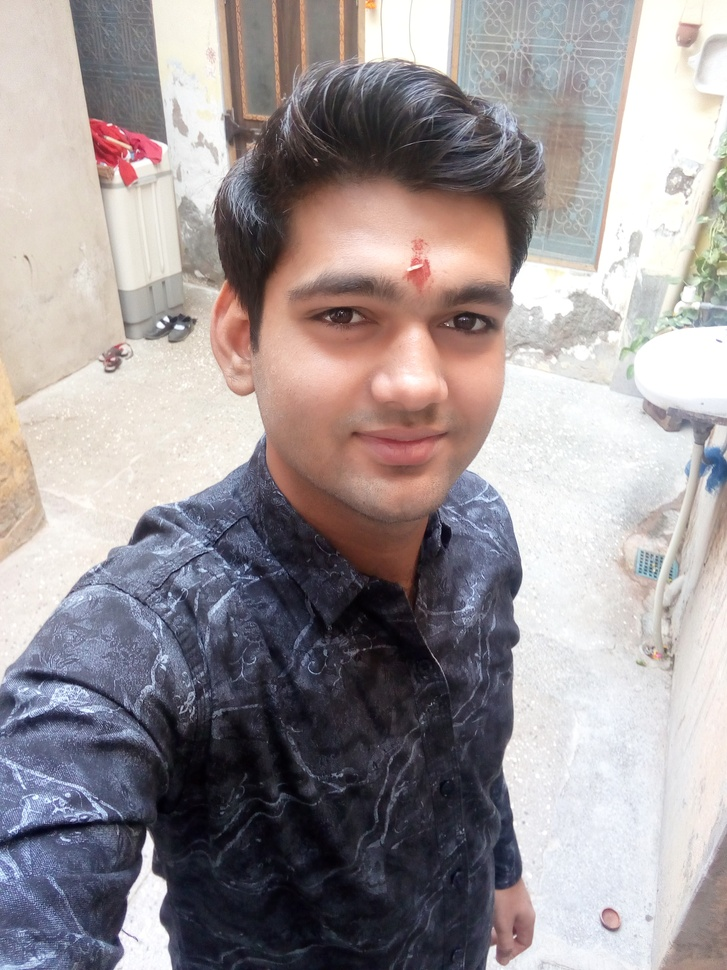
#> input picture myphoto.jpg, 727 x 970 px, shrunk from 2448 x 3264 before the run
$ python pencile_sketch.py
#> lines starting #> are read from the running program, lines starting #| are printed output that depends on the picture
import cv2

image=cv2.imread("myphoto.jpg")
#> image is the input picture: shape (970, 727, 3); mean B, G, R 151.4, 149.3, 157

# converting to grey
grey_img=cv2.cvtColor(image,cv2.COLOR_BGR2GRAY)
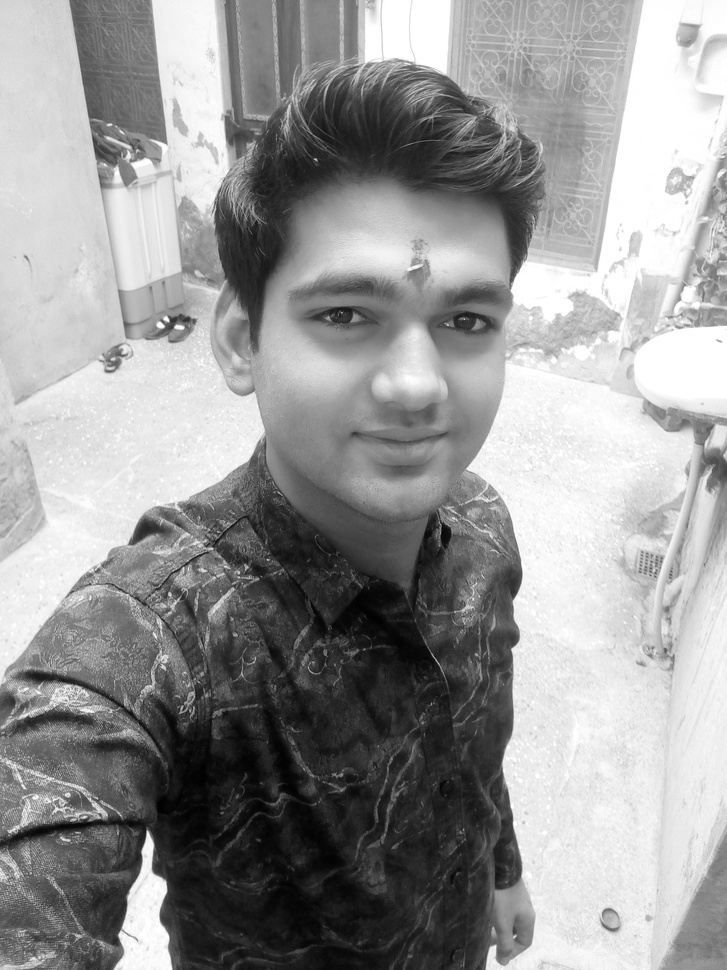
#> grey_img: shape (970, 727); min 1, max 255, mean 151.9

# help in masking the image
invert=cv2.bitwise_not(grey_img)
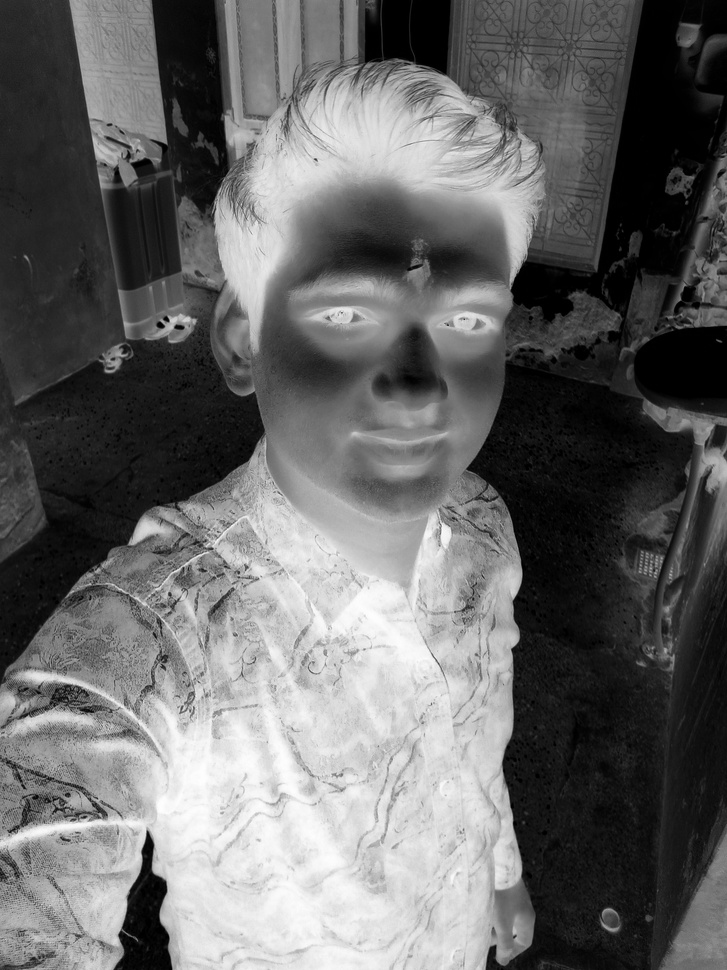
#> invert: shape (970, 727); min 0, max 254, mean 103.1

# blurring image
blur=cv2.GaussianBlur(invert,(21,21),0)
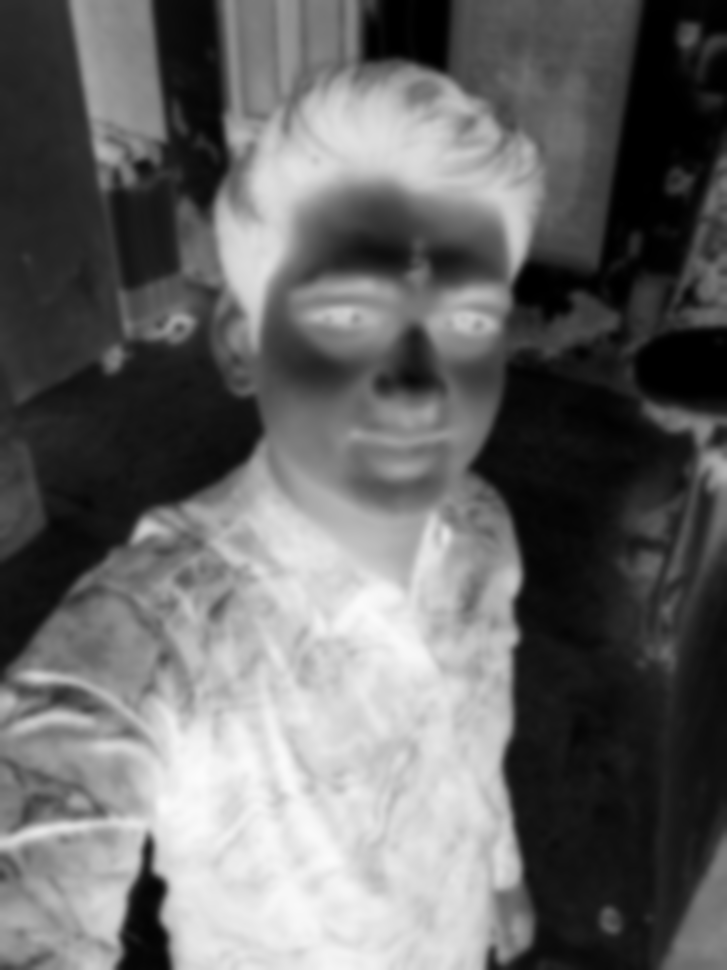
#> blur: shape (970, 727); min 0, max 251, mean 103.1

invertedblur=cv2.bitwise_not(blur)
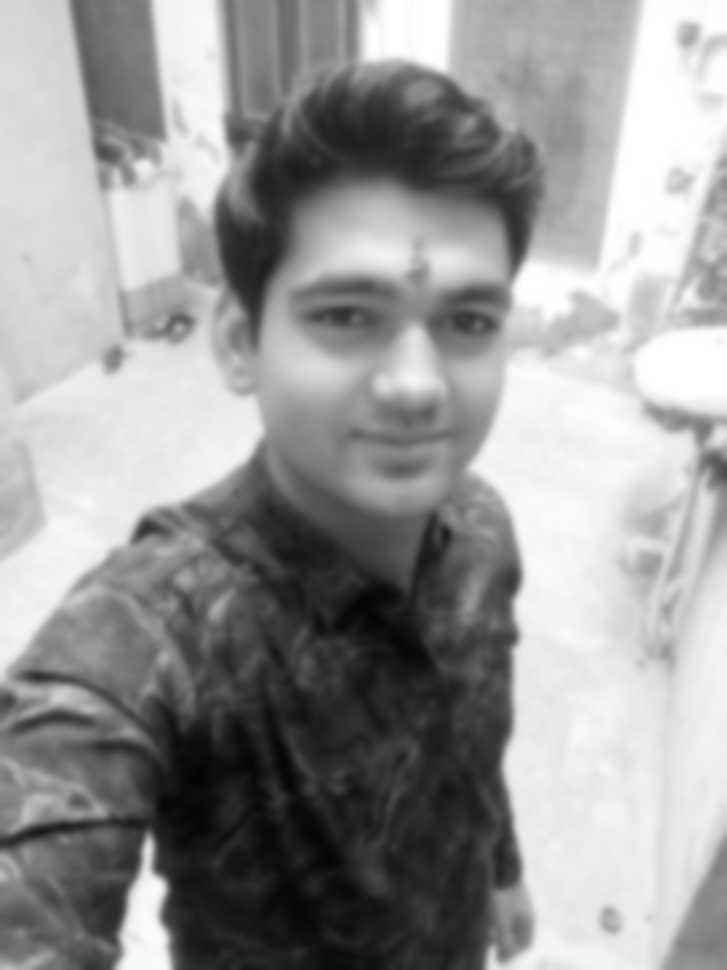
#> invertedblur: shape (970, 727); min 4, max 255, mean 151.9

sketch=cv2.divide(grey_img,invertedblur,scale=256.0)
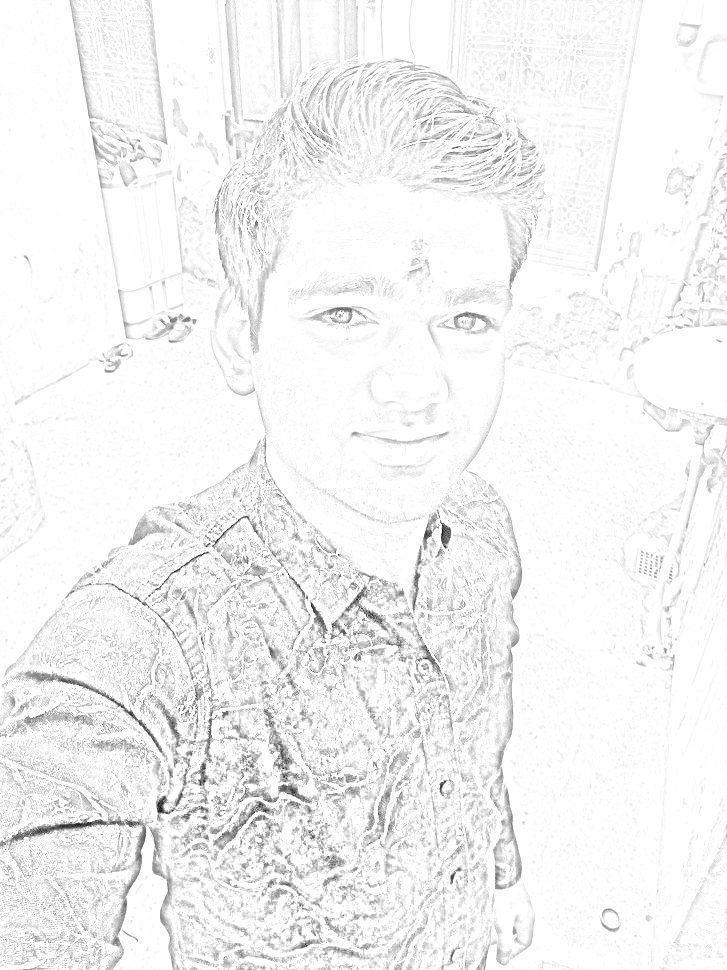
#> sketch: shape (970, 727); min 10, max 255, mean 244.3

# converting image to sketch
cv2.imwrite('sketch.png',sketch)
